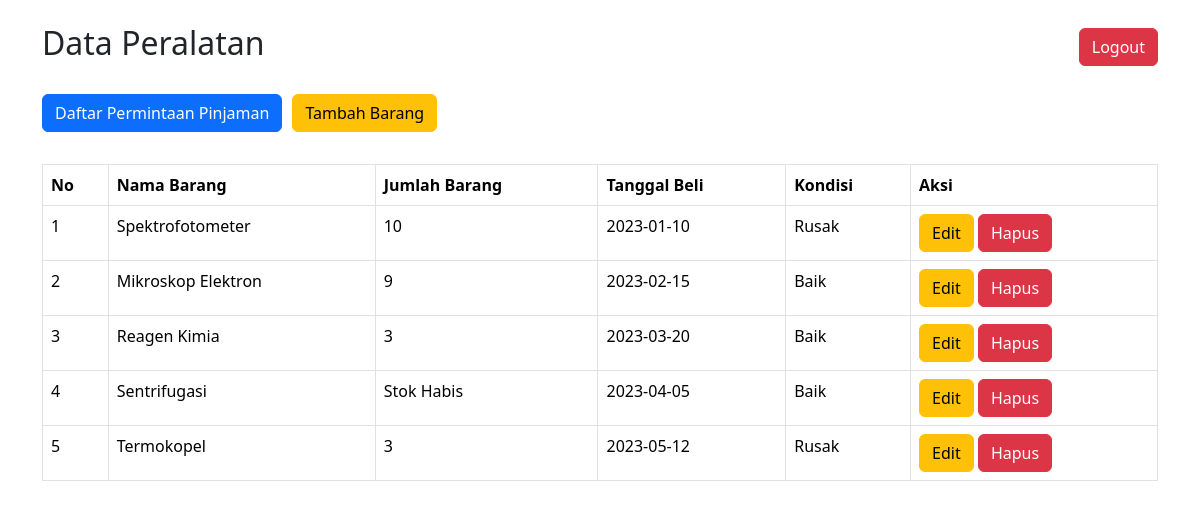
The page /admin (signed in) on the database its author committed.
### tables this page shows
CREATE TABLE `barang` (
  `id` int(11) NOT NULL,
  `nama` varchar(50) NOT NULL,
  `stok` int(11) NOT NULL,
  `tanggal_beli` date NOT NULL,
  `kondisi` enum('Baik','Rusak') NOT NULL
);

### admin/index.php (the view, shortened to what this page needs)
<?php
include "../koneksi.php";
$query_barang = mysqli_query($koneksi, "SELECT * FROM barang");
?>
<!doctype html>
<html lang="en">
  <head>
    <link href="https://cdn.jsdelivr.net/npm/bootstrap@5.3.2/dist/css/bootstrap.min.css" rel="stylesheet">
  </head>
  <body>
  <div class="container">
    <div class="d-flex justify-content-between align-items-center py-4">
        <h2>Data Peralatan</h2>
        <a href="../logout.php" class="btn btn-danger">Logout</a>
    </div>
    <div class="d-flex align-items-center">
        <div style="margin-right: 10px;">
            <a href="/admin/permintaan.php" class="btn btn-primary">Daftar Permintaan Pinjaman</a>
        </div>
        <div>
            <a href="/admin/tambah_barang.php" class="btn btn-warning">Tambah Barang</a>
        </div>
    </div>
    <div class="table-container py-4 mt-2">
        <table class="table table-bordered">
            <thead>
                <th>No</th>
                <th>Nama Barang</th>
                <th>Jumlah Barang</th>
                <th>Tanggal Beli</th>
                <th>Kondisi</th>
                <th>Aksi</th>
            </thead>
            <tbody>
                <?php
                    $no = 1;
                    while($barang = mysqli_fetch_assoc($query_barang)) {
                ?>
                <tr>
                    <td><?= $no++; ?></td>
                    <td><?= $barang["nama"]; ?></td>
                    <td><?= $barang["stok"] < 1 ? "Stok Habis" : $barang["stok"]; ?></td>
                    <td><?= $barang["tanggal_beli"]; ?></td>
                    <td><?= $barang["kondisi"]; ?></td>
                    <td>
                        <a href="/admin/edit_barang.php?id=<?= $barang['id']; ?>" class="btn btn-warning">Edit</a>
                        <a onclick="return confirm('Yakin untuk dihapus ?')" href="/admin/index.php?delete=<?= $barang['id']; ?>" class="btn btn-danger">Hapus</a>
                    </td>
                </tr>
                <?php } ?>
            </tbody>
        </table>
    </div>
</div>
  </body>
</html>

### rows shown on the page
barang: nama "Spektrofotometer", stok "10", tanggal_beli "2023-01-10", kondisi "Rusak"
barang: nama "Mikroskop Elektron", stok "9", tanggal_beli "2023-02-15", kondisi "Baik"
barang: nama "Reagen Kimia", stok "3", tanggal_beli "2023-03-20", kondisi "Baik"
barang: nama "Sentrifugasi", stok "Stok Habis", tanggal_beli "2023-04-05", kondisi "Baik"
barang: nama "Termokopel", stok "3", tanggal_beli "2023-05-12", kondisi "Rusak"
